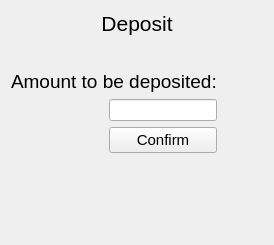
         <widget class="QWidget" name="deposit_page">
          <layout class="QGridLayout" name="gridLayout_5">
           <item row="1" column="0" colspan="3">
            <spacer name="verticalSpacer_4">
             <property name="orientation">
              <enum>Qt::Vertical</enum>
             </property>
             <property name="sizeType">
              <enum>QSizePolicy::Fixed</enum>
             </property>
             <property name="sizeHint" stdset="0">
              <size>
               <width>20</width>
               <height>28</height>
              </size>
             </property>
            </spacer>
           </item>
           <item row="3" column="0">
            <spacer name="horizontalSpacer_3">
             <property name="orientation">
              <enum>Qt::Horizontal</enum>
             </property>
             <property name="sizeHint" stdset="0">
              <size>
               <width>40</width>
               <height>20</height>
              </size>
             </property>
            </spacer>
           </item>
           <item row="0" column="0" colspan="3">
            <widget class="QLabel" name="label_4">
             <property name="sizePolicy">
              <sizepolicy hsizetype="Preferred" vsizetype="Fixed">
               <horstretch>0</horstretch>
               <verstretch>0</verstretch>
              </sizepolicy>
             </property>
             <property name="font">
              <font>
               <pointsize>16</pointsize>
              </font>
             </property>
             <property name="text">
              <string>Deposit</string>
             </property>
             <property name="alignment">
              <set>Qt::AlignCenter</set>
             </property>
            </widget>
           </item>
           <item row="5" column="0" colspan="3">
            <widget class="QLabel" name="msgDeposit_label">
             <property name="font">
              <font>
               <pointsize>11</pointsize>
              </font>
             </property>
             <property name="text">
              <string>&lt;html&gt;&lt;head/&gt;&lt;body&gt;&lt;p&gt;&lt;br/&gt;&lt;/p&gt;&lt;/body&gt;&lt;/html&gt;</string>
             </property>
             <property name="alignment">
              <set>Qt::AlignCenter</set>
             </property>
            </widget>
           </item>
           <item row="3" column="2">
            <spacer name="horizontalSpacer_4">
             <property name="orientation">
              <enum>Qt::Horizontal</enum>
             </property>
             <property name="sizeHint" stdset="0">
              <size>
               <width>40</width>
               <height>20</height>
              </size>
             </property>
            </spacer>
           </item>
           <item row="2" column="0" colspan="2">
            <widget class="QLabel" name="label_11">
             <property name="font">
              <font>
               <pointsize>14</pointsize>
              </font>
             </property>
             <property name="text">
              <string>Amount to be deposited:</string>
             </property>
            </widget>
           </item>
           <item row="4" column="1">
            <widget class="QPushButton" name="confirm_deposit_button">
             <property name="font">
              <font>
               <pointsize>11</pointsize>
              </font>
             </property>
             <property name="text">
              <string>Confirm</string>
             </property>
            </widget>
           </item>
           <item row="3" column="1">
            <widget class="QLineEdit" name="depositValue_lineEdit">
             <property name="sizePolicy">
              <sizepolicy hsizetype="Preferred" vsizetype="Preferred">
               <horstretch>0</horstretch>
               <verstretch>0</verstretch>
              </sizepolicy>
             </property>
            </widget>
           </item>
           <item row="6" column="0" colspan="3">
            <spacer name="verticalSpacer_5">
             <property name="orientation">
              <enum>Qt::Vertical</enum>
             </property>
             <property name="sizeHint" stdset="0">
              <size>
               <width>20</width>
               <height>40</height>
              </size>
             </property>
            </spacer>
           </item>
          </layout>
         </widget>
